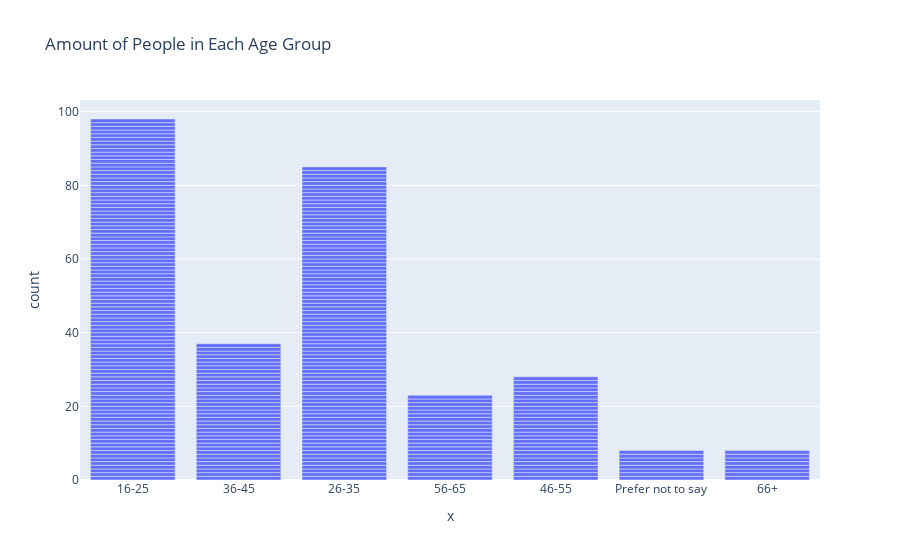

The notebook cell this image was saved under:
### Code cell
y_data = df.loc[:,"On a scale of 1 to 10, with 1 being \"Very poorly\" and 10 being \"Very well\", how do you feel that the Park is maintained?"]
x_data = df.loc[:,"What is your age?"]
fig = px.bar(x=x_data, title = 'Amount of People in Each Age Group')
fig.show()

### Figure 1 — Plotly figure (JSON) as saved in the notebook; plotly's stock layout.template omitted (floating-point values rounded to 4 significant figures; data arrays with more than 128 entries replaced by an {"elided": "..."} marker saying what was removed)
{"data": [{"alignmentgroup": "True", "hovertemplate": "x=%{x}<br>count=%{y}<extra></extra>", "legendgroup": "", "marker": {"color": "#636efa", "pattern": {"shape": ""}}, "name": "", "offsetgroup": "", "orientation": "v", "showlegend": false, "textposition": "auto", "type": "bar", "x": {"elided": "287 str values"}, "xaxis": "x", "y": {"elided": "287 int values"}, "yaxis": "y"}], "layout": {"barmode": "relative", "legend": {"tracegroupgap": 0}, "title": {"text": "Amount of People in Each Age Group"}, "xaxis": {"anchor": "y", "domain": [0, 1], "title": {"text": "x"}}, "yaxis": {"anchor": "x", "domain": [0, 1], "title": {"text": "count"}}}}
